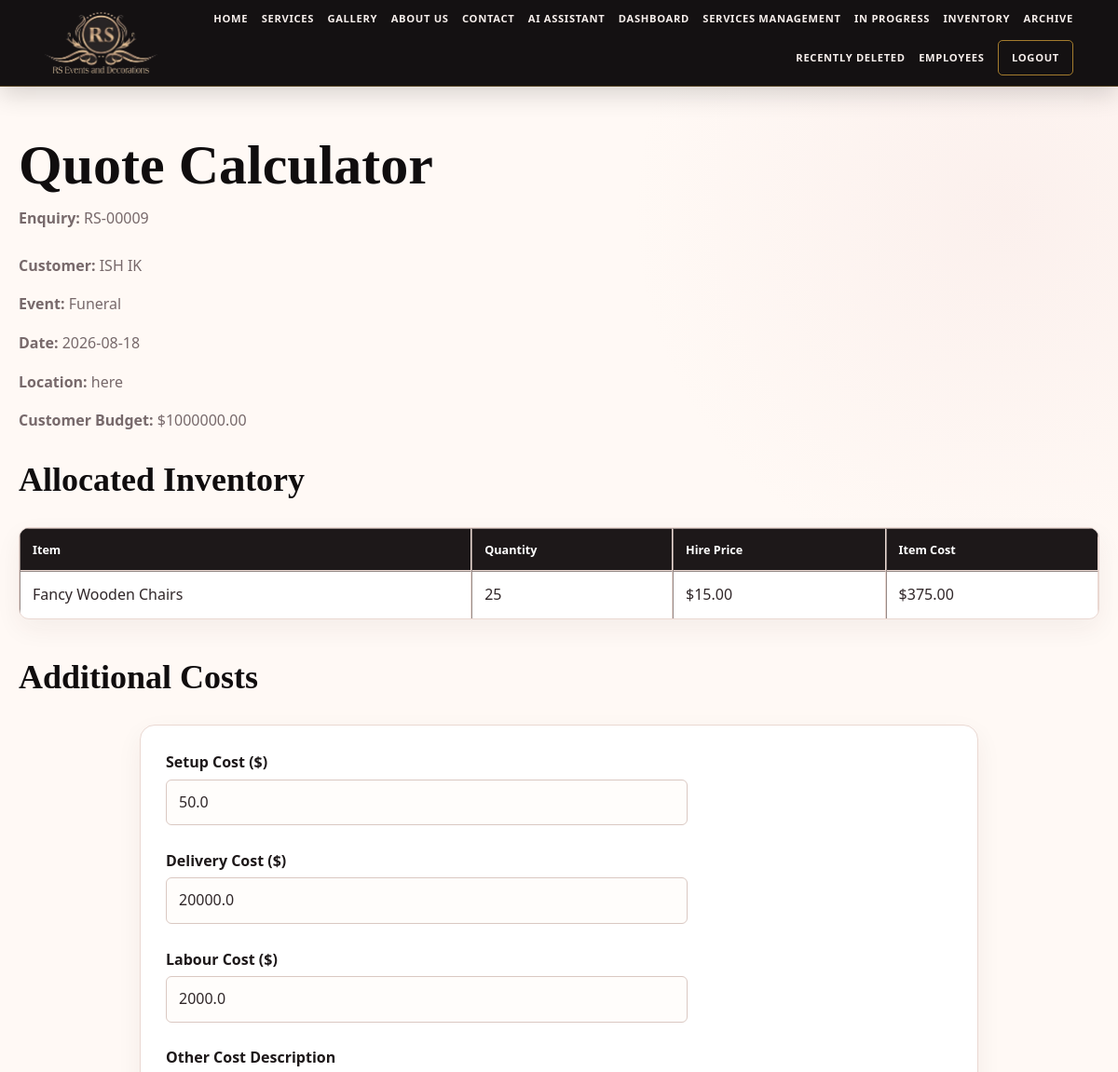
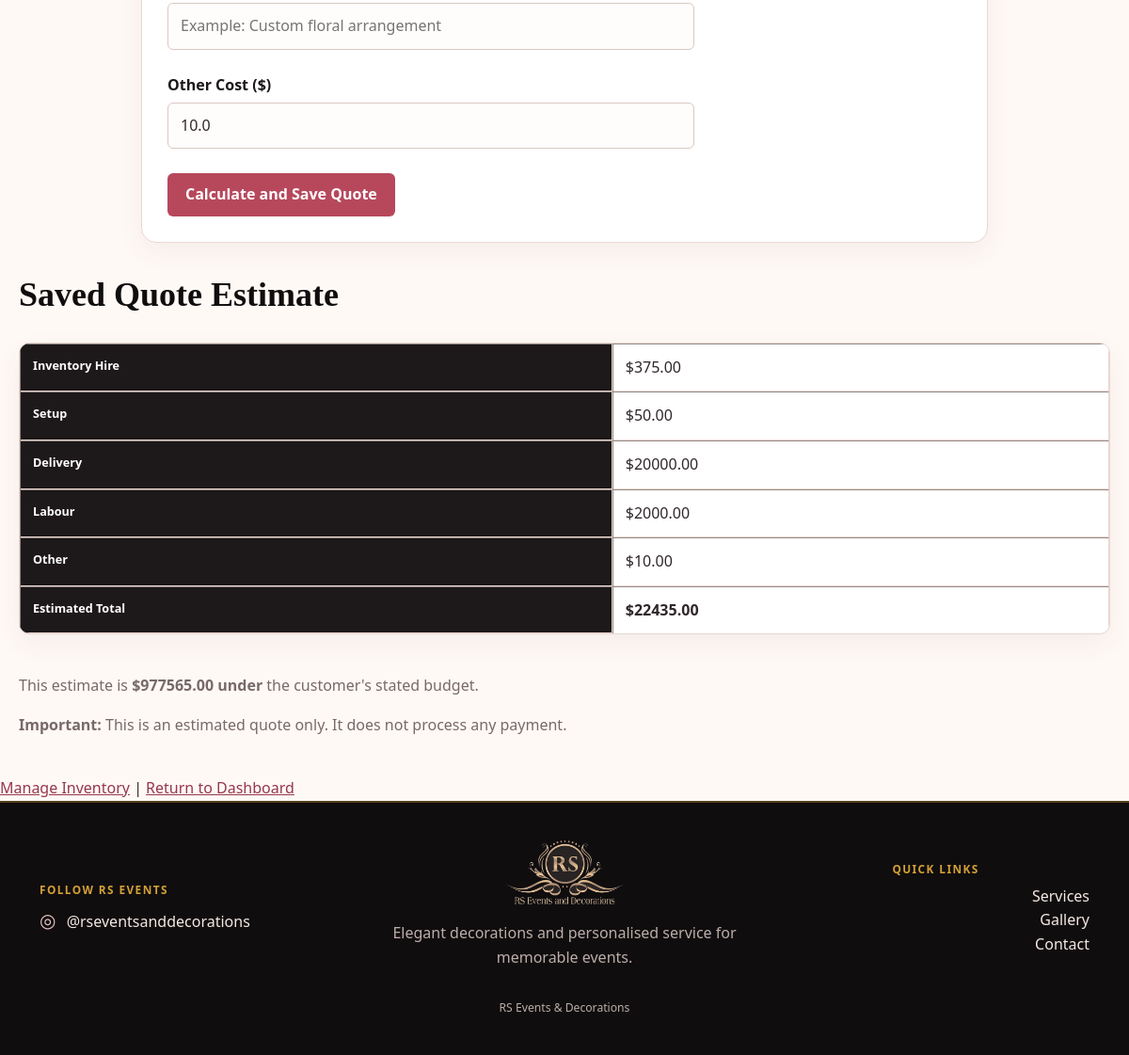
/enquiries/9/quote (signed in), run on the app's committed database (2 pictures, top to bottom).
### tables this page shows
CREATE TABLE Enquiries (

    EnquiryID INTEGER PRIMARY KEY AUTOINCREMENT,

    CustomerID INTEGER NOT NULL,

    EventType TEXT NOT NULL,

    EventDate TEXT NOT NULL,

    GuestCount INTEGER,

    Budget REAL,

    Message TEXT,

    Status TEXT DEFAULT 'Pending',

    DateSubmitted TEXT, CreatedAt TEXT, UpdatedAt TEXT, DeletedAt TEXT, ReferenceCode TEXT, EventLocation TEXT, Requirements TEXT, AdditionalInformation TEXT,

    FOREIGN KEY (CustomerID) REFERENCES Customers(CustomerID)

);

CREATE TABLE Customers (

            CustomerID INTEGER PRIMARY KEY AUTOINCREMENT,

            FirstName TEXT NOT NULL,

            LastName TEXT NOT NULL,

            Email TEXT NOT NULL,

            Phone TEXT

        );

CREATE TABLE InventoryReservations (
    ReservationID INTEGER PRIMARY KEY AUTOINCREMENT,
    EnquiryID INTEGER NOT NULL,
    ItemID INTEGER NOT NULL,
    EventDate TEXT NOT NULL,
    QuantityReserved INTEGER NOT NULL DEFAULT 1,
    FOREIGN KEY (EnquiryID) REFERENCES Enquiries(EnquiryID),
    FOREIGN KEY (ItemID) REFERENCES Inventory(ItemID)
);

CREATE TABLE Inventory (

    ItemID INTEGER PRIMARY KEY AUTOINCREMENT,

    ItemName TEXT NOT NULL,

    Category TEXT NOT NULL,

    Quantity INTEGER NOT NULL,

    AvailableQuantity INTEGER NOT NULL,

    HirePrice REAL NOT NULL

);

CREATE TABLE Quotes (
    QuoteID INTEGER PRIMARY KEY AUTOINCREMENT,
    EnquiryID INTEGER NOT NULL UNIQUE,
    InventorySubtotal REAL NOT NULL DEFAULT 0,
    SetupCost REAL NOT NULL DEFAULT 0,
    DeliveryCost REAL NOT NULL DEFAULT 0,
    LabourCost REAL NOT NULL DEFAULT 0,
    OtherCost REAL NOT NULL DEFAULT 0,
    OtherDescription TEXT,
    EstimatedTotal REAL NOT NULL DEFAULT 0,
    QuoteStatus TEXT NOT NULL DEFAULT 'Estimate',
    CreatedAt TEXT DEFAULT CURRENT_TIMESTAMP,
    UpdatedAt TEXT,
    FOREIGN KEY (EnquiryID) REFERENCES Enquiries(EnquiryID) ON DELETE CASCADE
);

### app.py (the view, shortened to what this page needs)
@app.route(
    "/enquiries/<int:enquiry_id>/quote",
    methods=["GET", "POST"]
)
@admin_required
def enquiry_quote(enquiry_id):
    error = request.args.get("error")
    success = request.args.get("success")
    enquiry, allocated_items, quote = get_enquiry_quote(enquiry_id)
    if enquiry is None:
        return redirect(url_for("dashboard"))
    return render_template(
        "quote_calculator.html",
        enquiry=enquiry,
        allocated_items=allocated_items,
        quote=quote,
        error=error,
        success=success
    )

### app.py (called while the page is built)
def admin_required(route_function):
    @wraps(route_function)
    def protected_route(*args, **kwargs):
        if session.get("logged_in") is not True:
            return redirect(url_for("login"))
        if (
            session.get("role") != "admin"
            or session.get("username") != "rani"
        ):
            return redirect(url_for("dashboard"))
        return route_function(*args, **kwargs)
    return protected_route

### database.py (called while the page is built)
def get_connection():
    connection = sqlite3.connect(DATABASE)
    connection.row_factory = sqlite3.Row
    connection.execute(
        "PRAGMA foreign_keys = ON"
    )
    return connection

### templates/quote_calculator.html (shortened to what this page needs)
{% extends "base.html" %}
{% block content %}
<h1>Quote Calculator</h1>
<p><strong>Enquiry:</strong> {{ enquiry.ReferenceCode or ("#" ~ enquiry.EnquiryID) }}</p>
<p><strong>Customer:</strong> {{ enquiry.FirstName }} {{ enquiry.LastName }}</p>
<p><strong>Event:</strong> {{ enquiry.EventType }}</p>
<p><strong>Date:</strong> {{ enquiry.EventDate }}</p>
<p><strong>Location:</strong> {{ enquiry.EventLocation or "Not provided" }}</p>
<p>
    <strong>Customer Budget:</strong>
    {% if enquiry.Budget is not none %}
        ${{ "%.2f"|format(enquiry.Budget) }}
    {% else %}
        Not provided
    {% endif %}
</p>
<h2>Allocated Inventory</h2>
{% if allocated_items %}
<table border="1" cellpadding="10">
    <thead>
        <tr><th>Item</th><th>Quantity</th><th>Hire Price</th><th>Item Cost</th></tr>
    </thead>
    <tbody>
        {% for item in allocated_items %}
        <tr>
            <td>{{ item.ItemName }}</td>
            <td>{{ item.QuantityReserved }}</td>
            <td>${{ "%.2f"|format(item.HirePrice or 0) }}</td>
            <td>${{ "%.2f"|format(item.ItemCost or 0) }}</td>
        </tr>
        {% endfor %}
    </tbody>
</table>
{% else %}
<p>No inventory has been allocated to this enquiry yet.</p>
{% endif %}
<h2>Additional Costs</h2>
<form method="POST">
    <label>Setup Cost ($)</label><br>
    <input type="number" name="setup_cost" min="0" step="0.01" value="{{ quote.SetupCost if quote else 0 }}" required>
    <br><br>
    <label>Delivery Cost ($)</label><br>
    <input type="number" name="delivery_cost" min="0" step="0.01" value="{{ quote.DeliveryCost if quote else 0 }}" required>
    <br><br>
    <label>Labour Cost ($)</label><br>
    <input type="number" name="labour_cost" min="0" step="0.01" value="{{ quote.LabourCost if quote else 0 }}" required>
    <br><br>
    <label>Other Cost Description</label><br>
    <input type="text" name="other_description" value="{{ quote.OtherDescription if quote and quote.OtherDescription else '' }}" placeholder="Example: Custom floral arrangement">
    <br><br>
    <label>Other Cost ($)</label><br>
    <input type="number" name="other_cost" min="0" step="0.01" value="{{ quote.OtherCost if quote else 0 }}" required>
    <br><br>
    <button type="submit">Calculate and Save Quote</button>
</form>
{% if quote %}
<h2>Saved Quote Estimate</h2>
<table border="1" cellpadding="10">
    <tr><th>Inventory Hire</th><td>${{ "%.2f"|format(quote.InventorySubtotal) }}</td></tr>
    <tr><th>Setup</th><td>${{ "%.2f"|format(quote.SetupCost) }}</td></tr>
    <tr><th>Delivery</th><td>${{ "%.2f"|format(quote.DeliveryCost) }}</td></tr>
    <tr><th>Labour</th><td>${{ "%.2f"|format(quote.LabourCost) }}</td></tr>
    <tr>
        <th>Other{% if quote.OtherDescription %} - {{ quote.OtherDescription }}{% endif %}</th>
        <td>${{ "%.2f"|format(quote.OtherCost) }}</td>
    </tr>
    <tr><th>Estimated Total</th><td><strong>${{ "%.2f"|format(quote.EstimatedTotal) }}</strong></td></tr>
</table>
{% if enquiry.Budget is not none %}
    {% set difference = enquiry.Budget - quote.EstimatedTotal %}
    {% if difference >= 0 %}
        <p>This estimate is <strong>${{ "%.2f"|format(difference) }} under</strong> the customer's stated budget.</p>
    {% else %}
        <p>This estimate is <strong>${{ "%.2f"|format(-difference) }} over</strong> the customer's stated budget.</p>
    {% endif %}
{% endif %}
<p><strong>Important:</strong> This is an estimated quote only. It does not process any payment.</p>
{% endif %}
<br>
<a href="{{ url_for('allocate_enquiry_inventory', enquiry_id=enquiry.EnquiryID) }}">Manage Inventory</a> |
<a href="{{ url_for('dashboard') }}">Return to Dashboard</a>
{% endblock %}

### static/css/style.css (style rules this page uses)
:root { --black: #100d0e; --black-soft: #1d1819; --wine: #8b1e3f; --rose: #b7485c; --rose-dark: #96384b; --blush: #ebc7c7; --pink: #f7eae8; --cream: #fff9f5; --cream-deep: #f3e5dc; --gold: #d4a137; --gold-light: #ead39a; --text: #302729; --muted: #77696b; --border: #ead8d2; --white: #ffffff; --shadow: 0 18px 45px rgba(60, 35, 38, 0.10); --radius: 16px; }
* { box-sizing: border-box; }
html { scroll-behavior: smooth; }
body { margin: 0; color: var(--text); background: radial-gradient(circle at 90% 10%, rgba(235, 199, 199, .18), transparent 25rem), var(--cream); font-family: "Segoe UI", Arial, sans-serif; line-height: 1.6; }
a { color: var(--rose-dark); }
h1, h2, h3 { color: var(--black); font-family: Georgia, "Times New Roman", serif; line-height: 1.15; }
h1 { font-size: clamp(2.3rem, 5vw, 4.4rem); }
h2 { font-size: clamp(1.55rem, 3vw, 2.5rem); }
p { color: var(--muted); }
.site-main > :not(.home-hero):not(.services-heading):not(.page-heading) { width: min(1180px, calc(100% - 40px)); margin-left: auto; margin-right: auto; }
.site-main > h1:first-child { width: min(1180px, calc(100% - 40px)); margin: 50px auto 10px; }
.site-main > h1:first-child + p { width: min(1180px, calc(100% - 40px)); margin: 0 auto 25px; }
.button, button, input[type="submit"] { min-height: 43px; padding: 10px 19px; border: 0; border-radius: 6px; background: var(--rose); color: white; font: inherit; font-weight: 700; text-decoration: none; cursor: pointer; transition: .18s ease; }
form { max-width: 900px; margin-top: 20px; margin-bottom: 35px; padding: 27px; border: 1px solid var(--border); border-radius: var(--radius); background: white; box-shadow: 0 10px 28px rgba(60,35,38,.06); }
label { display: inline-block; margin-bottom: 5px; color: var(--black-soft); font-weight: 700; }
input, select, textarea { width: min(100%, 560px); padding: 11px 13px; color: var(--text); background: #fffdfb; border: 1px solid #dac8c2; border-radius: 6px; font: inherit; outline: none; }
table { width: min(1180px, 100%); margin: 22px 0 42px; border-collapse: separate; border-spacing: 0; overflow: hidden; border: 1px solid var(--border); border-radius: 11px; background: white; box-shadow: 0 10px 28px rgba(60,35,38,.06); }
th, td { padding: 12px 13px; vertical-align: top; text-align: left; border-bottom: 1px solid var(--border); }
th { color: white; background: var(--black-soft); font-size: .79rem; }
tr:last-child td { border-bottom: 0; }

### data on the page
Enquiries: ReferenceCode "RS-00009", EventType "Funeral", EventDate "2026-08-18", EventLocation "here", Budget "1000000.00"
Customers: FirstName "ISH", LastName "IK"
InventoryReservations: ItemName "Fancy Wooden Chairs", QuantityReserved "25", ItemCost "375.00"
Inventory: HirePrice "15.00"
Quotes: setup_cost "50.0", delivery_cost "20000.0", labour_cost "2000.0", other_cost "10.0", InventorySubtotal "375.00", SetupCost "50.00", DeliveryCost "20000.00", LabourCost "2000.00", OtherCost "10.00", EstimatedTotal "22435.00"

### other printed values
{{ "%.2f"|format(difference) }} "977565.00"
